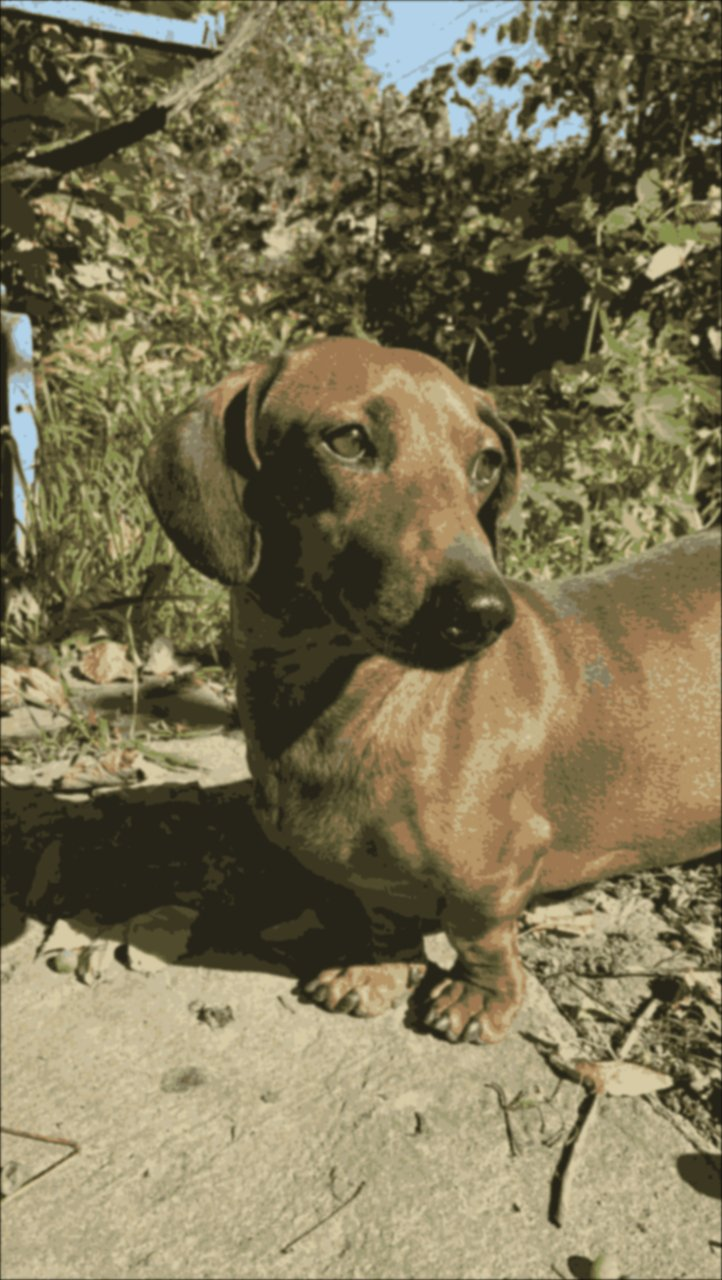
#> input picture assets/dog_quality_ultra_bad.jpg, 722 x 1280 px
$ python -i tv_denoiser.py   (imports and definitions only)
#> lines starting #> are read from the running program, lines starting #| are printed output that depends on the picture
import numpy as np
from PIL import Image


def _divergence(px: np.ndarray, py: np.ndarray) -> np.ndarray:
    """Compute divergence of (px, py) with backward differences."""
    dpx = np.zeros_like(px)
    dpx[:, 1:-1] = px[:, 1:-1] - px[:, :-2]
    dpx[:, 0] = px[:, 0]
    dpx[:, -1] = -px[:, -2]

    dpy = np.zeros_like(py)
    dpy[1:-1, :] = py[1:-1, :] - py[:-2, :]
    dpy[0, :] = py[0, :]
    dpy[-1, :] = -py[-2, :]

    return dpx + dpy


def _gradient(u: np.ndarray) -> tuple[np.ndarray, np.ndarray]:
    """Forward-difference gradient."""
    gx = np.zeros_like(u)
    gy = np.zeros_like(u)
    gx[:, :-1] = u[:, 1:] - u[:, :-1]
    gy[:-1, :] = u[1:, :] - u[:-1, :]
    return gx, gy


def tv_denoise_rof(image_path: str, lam: float = 0.15,
                   n_iter: int = 100) -> tuple[np.ndarray, np.ndarray]:
    """Apply Total Variation denoising via the Rudin-Osher-Fatemi model.

    Uses the Chambolle dual projection algorithm to solve:
        min_u  (1/2) * ||u - f||^2  +  lambda * TV(u)

    Operates on YCbCr luminance, preserving chrominance.
    Returns (original_rgb, denoised_rgb) as uint8 numpy arrays.
    """
#> called with image_path = '../../assets/dog_quality_ultra_bad.jpg', lam = 0.15, n_iter = 100
    img = Image.open(image_path).convert("RGB")
#> img is the input picture: PIL image 722x1280 RGB; mean R, G, B 124.4, 115.5, 84.4
    original = np.array(img)

    ycbcr = np.array(img.convert("YCbCr"), dtype=np.float64)
    f = ycbcr[:, :, 0] / 255.0  # normalise to [0, 1]

    # Chambolle's projection algorithm
    tau = 0.248  # step size (must be <= 1/4 for convergence)
    px = np.zeros_like(f)
    py = np.zeros_like(f)

    for _ in range(n_iter):
        div_p = _divergence(px, py)
        u = f + lam * div_p  # primal update (not clamped yet)

        gx, gy = _gradient(u)
        norm = np.sqrt(gx ** 2 + gy ** 2)
        denom = 1.0 + tau / lam * norm

        px = (px + tau / lam * gx) / denom
        py = (py + tau / lam * gy) / denom
#> this loop made 100 passes
#> pass 1, in tv_denoise_rof, `gx, gy = _gradient(u)`:
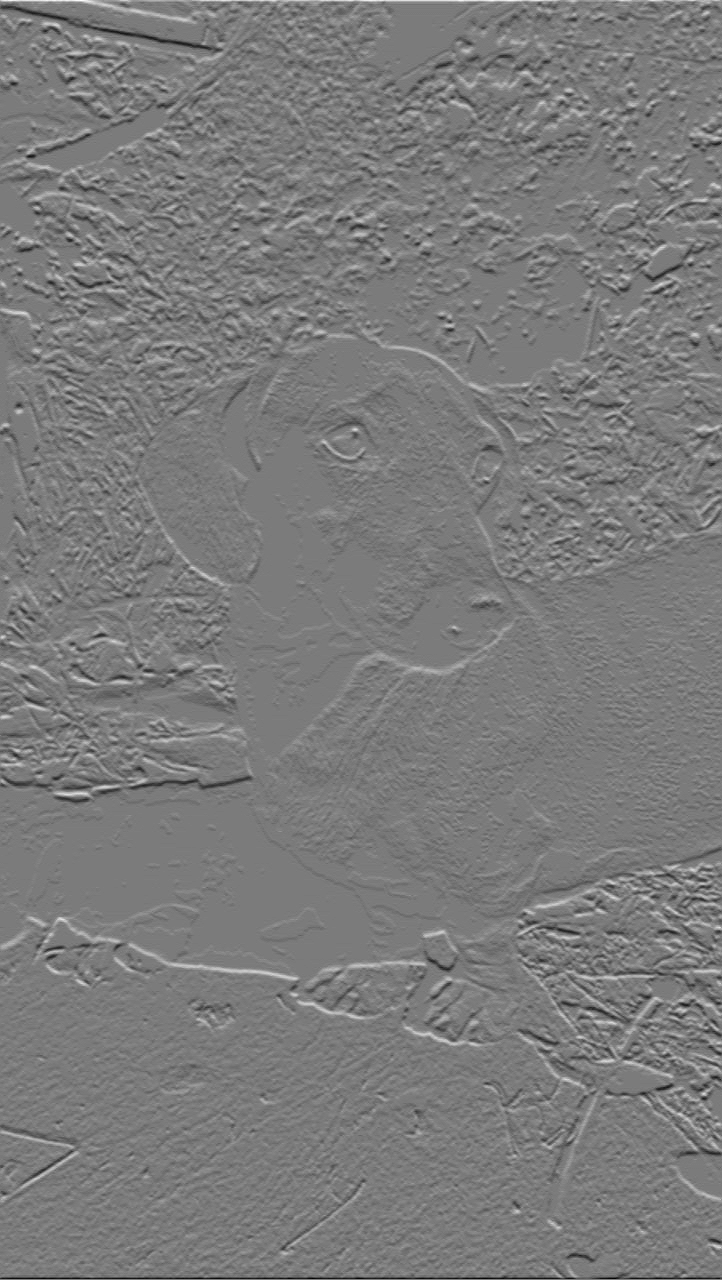
#> gy: shape (1280, 722) float64; min -0.231, max 0.247, mean 4.75e-05; drawn with min black and max white
#> pass 1, in tv_denoise_rof, `norm = np.sqrt(gx ** 2 + gy ** 2)`:
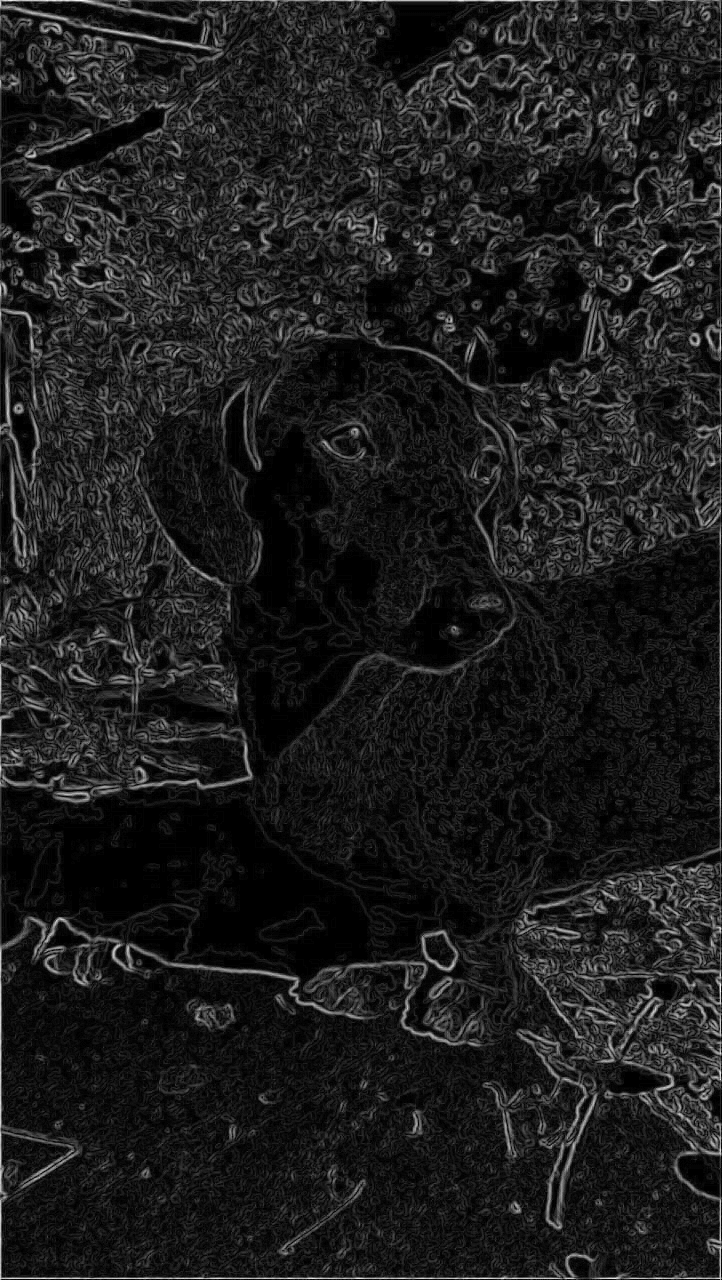
#> norm: shape (1280, 722) float64; min 0, max 0.25, mean 0.029; drawn with min black and max white
#> after the loop:
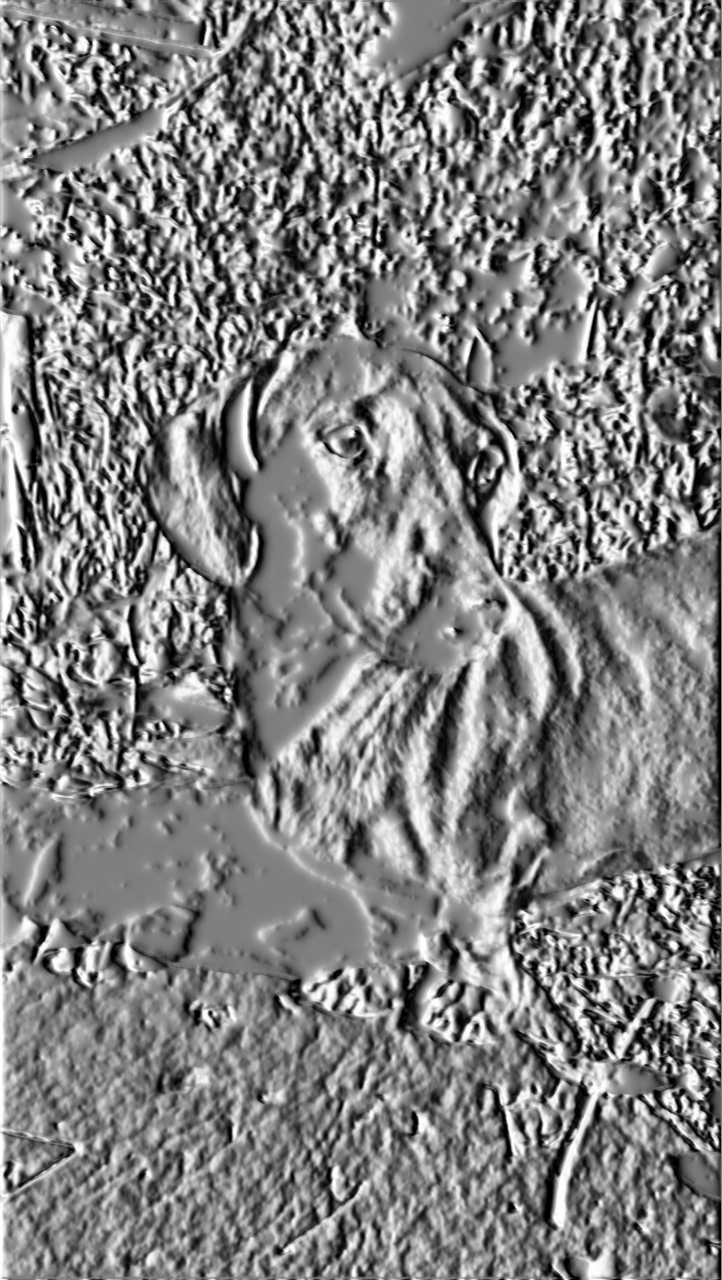
#> px: shape (1280, 722) float64; min -1, max 1, mean 0.0155; drawn with min black and max white
#> after the loop:
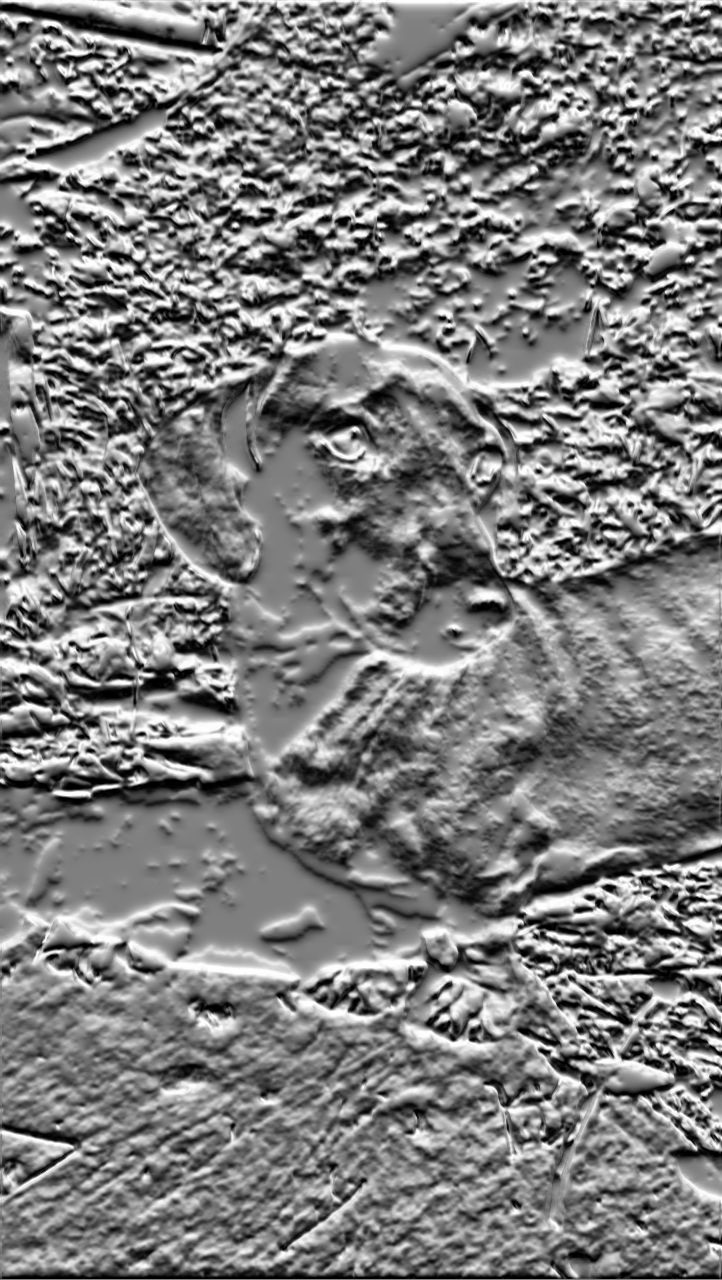
#> py: shape (1280, 722) float64; min -1, max 1, mean -0.0166; drawn with min black and max white

    # Final denoised image
    u = np.clip(f + lam * _divergence(px, py), 0, 1)
    ycbcr[:, :, 0] = u * 255.0

    denoised_img = Image.fromarray(ycbcr.astype(np.uint8), mode="YCbCr").convert("RGB")
    denoised = np.array(denoised_img)

    return original, denoised

>>> result = tv_denoise_rof('../../assets/dog_quality_ultra_bad.jpg')
